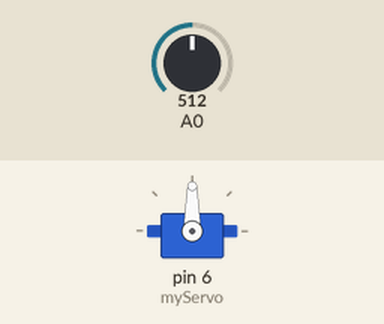
A sketch run on a simulated Arduino Uno, built with avr-gcc and run on an emulated ATmega328P. Shown: servo. Inputs (shaded band) come from the test bench; at power-on: A0 = 512.

Above: at 1.2 s.
1.3 s: A0 set to 716
At 1.6 s:
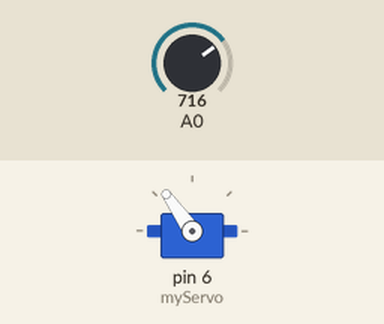
2.8 s: A0 set to 900
At 4.0 s:
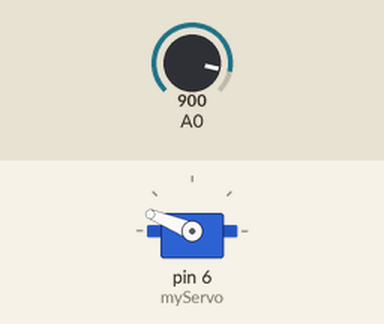
4.3 s: A0 set to 1023
At 5.1 s:
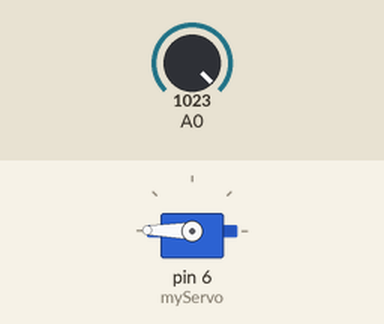
5.8 s: A0 set to 306
At 6.2 s:
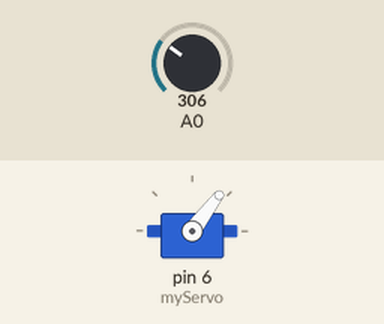
7.3 s: A0 set to 170
At 8.6 s:
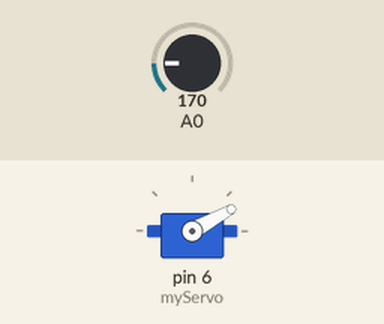
Timing chart, 0 to 9.8 s (numbered marks = the images above; inputs shaded):
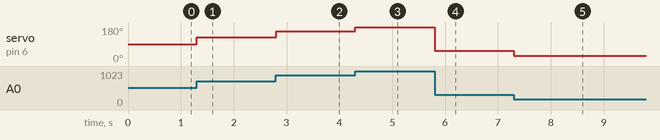

Measured:
- after the input at 1.3 s, servo on pin 6 (myServo): 90° → 125° at once
- after the input at 2.8 s, servo on pin 6 (myServo): 125° → 158° at once
- after the input at 4.3 s, servo on pin 6 (myServo): 158° → 179° at once
- after the input at 5.8 s, servo on pin 6 (myServo): 179° → 53° at once
- after the input at 7.3 s, servo on pin 6 (myServo): 53° → 29° at once

The sketch:

17.ino
```cpp
#include <Servo.h>

#define POT_MAX_ANGLE 180.0

Servo myServo;

void setup() {
  myServo.attach(6);
}

void loop() {
  int val = analogRead(A0);

  int angle = int(val / 1024.0 * POT_MAX_ANGLE);

  angle = constrain(angle, 0, 180);

  myServo.write(angle);
}
```
